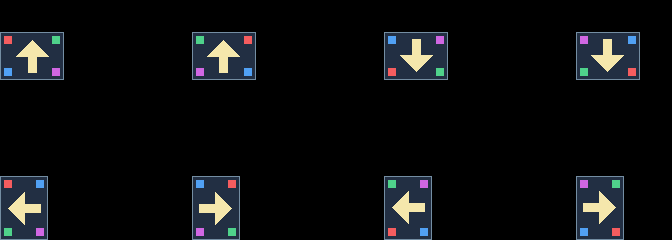

The image is a tile-based game level rendered from a .tmx file. Its description and complete source (layers, tilesets, objects, tile grids) follow:
An orthogonal 7x3 tile map with 96x80 px tiles, 1 tile layer (Transformations).

<map orientation="orthogonal" width="7" height="3" tilewidth="96" tileheight="80">
	<tileset firstgid="1" source="transform-arrow.tsx" />
	<layer name="Transformations" width="7" height="3">
		<data encoding="csv">
			1,0,2147483649,0,1073741825,0,3221225473,
			0,0,0,0,0,0,0,
			536870913,0,2684354561,0,1610612737,0,3758096385
		</data>
	</layer>
</map>
